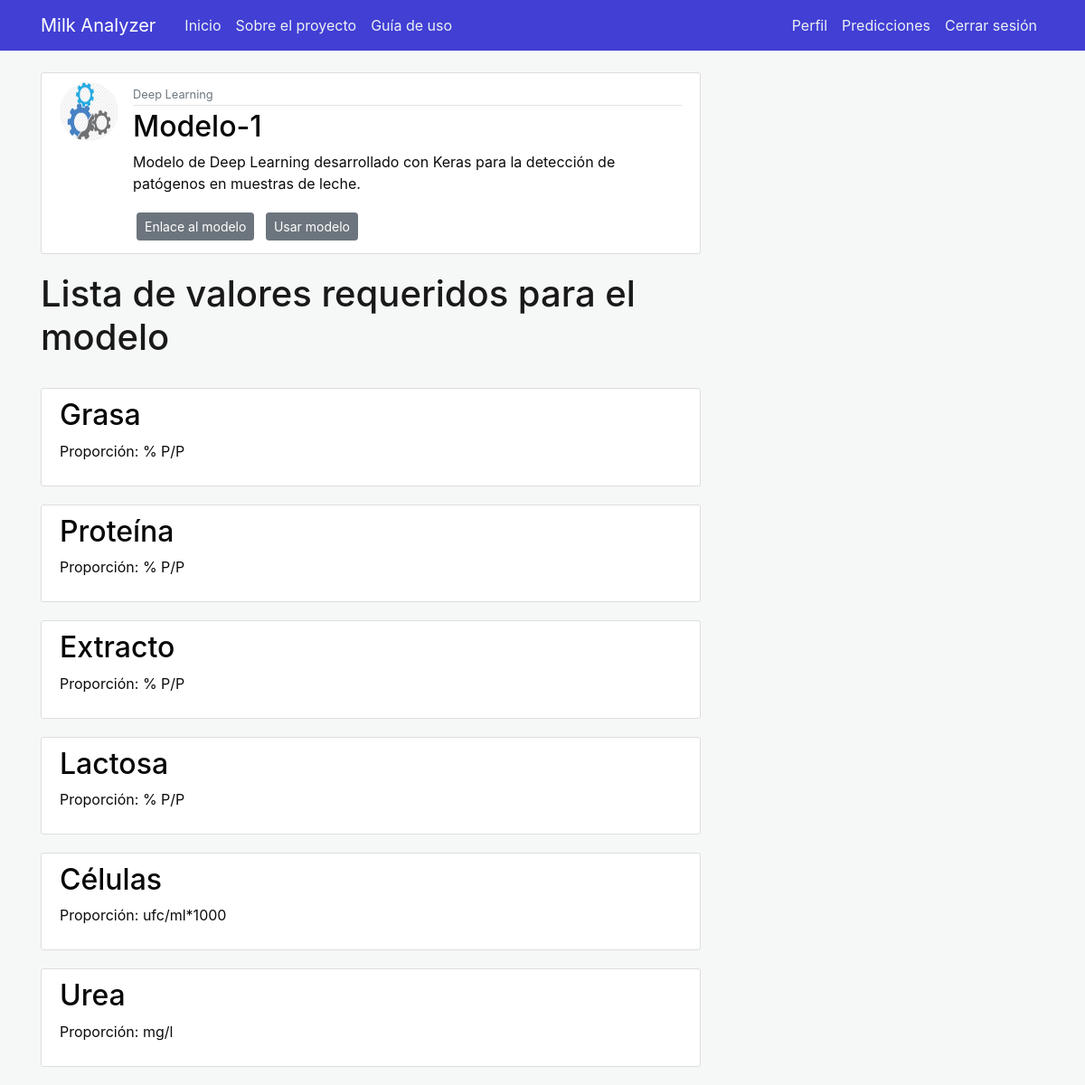
Screenshot of /aimodel/1 (signed in) with the database file from the repository.
### milkanalyzer/models.py (models this page shows, shortened)
class AIModel(db.Model):
    __tablename__ = 'aimodel'
    id = db.Column(db.Integer, primary_key=True)
    name = db.Column(db.String(50), nullable=False)
    type = db.Column(db.String(100), nullable=False)
    description = db.Column(db.Text, nullable=False)
    url = db.Column(db.String(50), nullable=False)
    aimodel_picture = db.Column(db.String(20), nullable=False, default='defaultmodel.jpg')

class Value(db.Model):
    id = db.Column(db.Integer, primary_key=True)
    name = db.Column(db.String(50), nullable=False)
    proportion = db.Column(db.String(100), nullable=False)
    description = db.Column(db.Text, nullable=False)
    aimodel_id = db.Column(db.Integer, db.ForeignKey('aimodel.id'), nullable=False)

### milkanalyzer/aimodels/routes.py (the view)
@aimodels.route("/aimodel/<int:id>")
@login_required
def aimodel(id):
    aimodel = AIModel.query.get_or_404(id)
    values = Value.query.filter_by(aimodel_id = aimodel.id).all()
    return render_template('aimodel.html', title=aimodel.name, aimodel=aimodel, values=values)

### milkanalyzer/models.py (called while the page is built)
@login_manager.user_loader
def get_user(user_id):
    return User.query.get(int(user_id))

### milkanalyzer/templates/aimodel.html (shortened to what this page needs)
{% extends "layout.html" %}
{% block content %}
<article class="media content-section">
  <img class="rounded-circle article-img"
    src="{{ url_for('static', filename='aimodel_images/' + aimodel.aimodel_picture) }}">
  <div class="media-body">
    <div class="article-metadata">
      <small class="text-muted">{{ aimodel.type }}</small>
    </div>
    <h2 class="article-title">{{ aimodel.name }}</h2>
    <p class="article-content">{{ aimodel.description }}</p>
    <a class="btn btn-secondary btn-sm m-1" href="{{ aimodel.url }} ">Enlace al modelo</a>
    {% if current_user.is_authenticated %}
    <a class="btn btn-secondary btn-sm m-1" href="{{ url_for('aimodels.use_aimodel', id=aimodel.id) }}">Usar modelo</a>
    {% endif %}
  </div>
</article>
<h1>Lista de valores requeridos para el modelo</h1></br>
{% for value in values %}
<article class="media content-section">
  <div class="media-body">
    <h2><a class="article-title" href="{{ url_for('values.value', aimodel_id=aimodel.id, id=value.id) }}">{{
      value.name }}</a></h2>
    <p class="article-content">Proporción: {{ value.proportion }}</p>
  </div>
</article>
{% endfor %}
{% endblock content %}

### milkanalyzer/static/main.css (style rules this page uses)
body { background: #f6f8f8; color: #0c0c0c; margin-top: 5rem; }
h1, h2, h3, h4, h5, h6 { color: #1a1919; }
.content-section { background: #ffffff; padding: 10px 20px; border: 1px solid #dddddd; border-radius: 3px; margin-bottom: 20px; }
.article-title { color: #080808; }
.article-content { white-space: pre-line; }
.article-img { height: 65px; width: 65px; margin-right: 16px; }
.article-metadata { padding-bottom: 1px; margin-bottom: 4px; border-bottom: 1px solid #e3e3e3 }

### rows the page displays
AIModel: aimodel_picture (placeholder picture), type "Deep Learning", name "Modelo-1", description "Modelo de Deep Learning desarrollado con Keras para la detección de patógenos en muestras de leche."
Value: name "Grasa", proportion "% P/P"
Value: name "Proteína", proportion "% P/P"
Value: name "Extracto", proportion "% P/P"
Value: name "Lactosa", proportion "% P/P"
Value: name "Células", proportion "ufc/ml*1000"
Value: name "Urea", proportion "mg/l"
